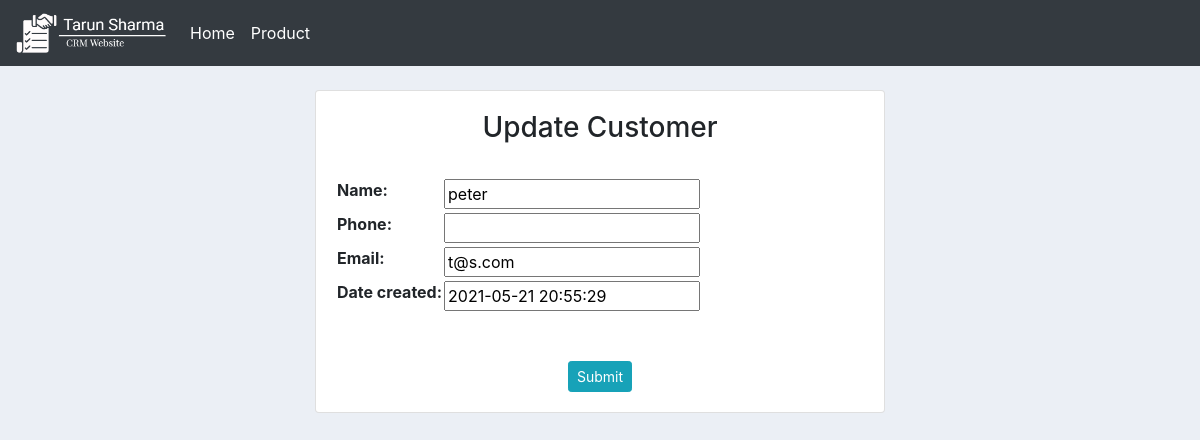
/update_customer/34/, run on the app's committed database.
### acccounts/models.py (models this page shows, shortened)
class Customer(models.Model):
    user = models.OneToOneField(User, blank=True, null=True, on_delete=models.CASCADE)
    name = models.CharField(max_length=200, null=True)
    phone = models.CharField(max_length=200, blank=True, null=True)
    email = models.CharField(max_length=200, null=True)
    date_created = models.DateTimeField(default=datetime.now, null=True)

### acccounts/views.py (the view)
# urls.py: path('update_customer/<str:pk>/', views.updateCustomer, name='update_customer'),
def updateCustomer(request, pk):
    task = Customer.objects.get(id=pk)
    form = CustomerForm(instance=task)
    if request.method == 'POST':
        form = CustomerForm(request.POST, instance=task)
        if form.is_valid():
            form.save()
            return redirect('/')
    context = {'form': form, 'task': task}
    return render(request, 'accounts/update_customer.html', context)

### acccounts/forms.py
class CustomerForm(ModelForm):
    class Meta:
        model = Customer
        fields = '__all__'
        exclude = ['user']

### acccounts/templates/accounts/update_customer.html (shortened to what this page needs)
{% extends 'accounts/main_template.html' %}
{% load static %}
{% block content %}
<br>
<div class="row">
    <div class="col-md-6 mx-auto">
        <div class="card card-body ">
            <H3 class="text mx-auto">Update Customer</H3><br>
            <form method="post" action="">
                <table>
                    {{form.as_table}}
                </table>
                <br><br>
                <div class="text-center">
                    <input type="submit" class="btn btn-sm btn-info" name="submit">
                </div>
            </form>
        </div>
    </div>
</div>
{% endblock %}

### static/styles/main.css (style rules this page uses)
body { background-color : #ebeff5; }

### data on the page
Customer: name "peter", email "t@s.com", date_created "2021-05-21 20:55:29"
